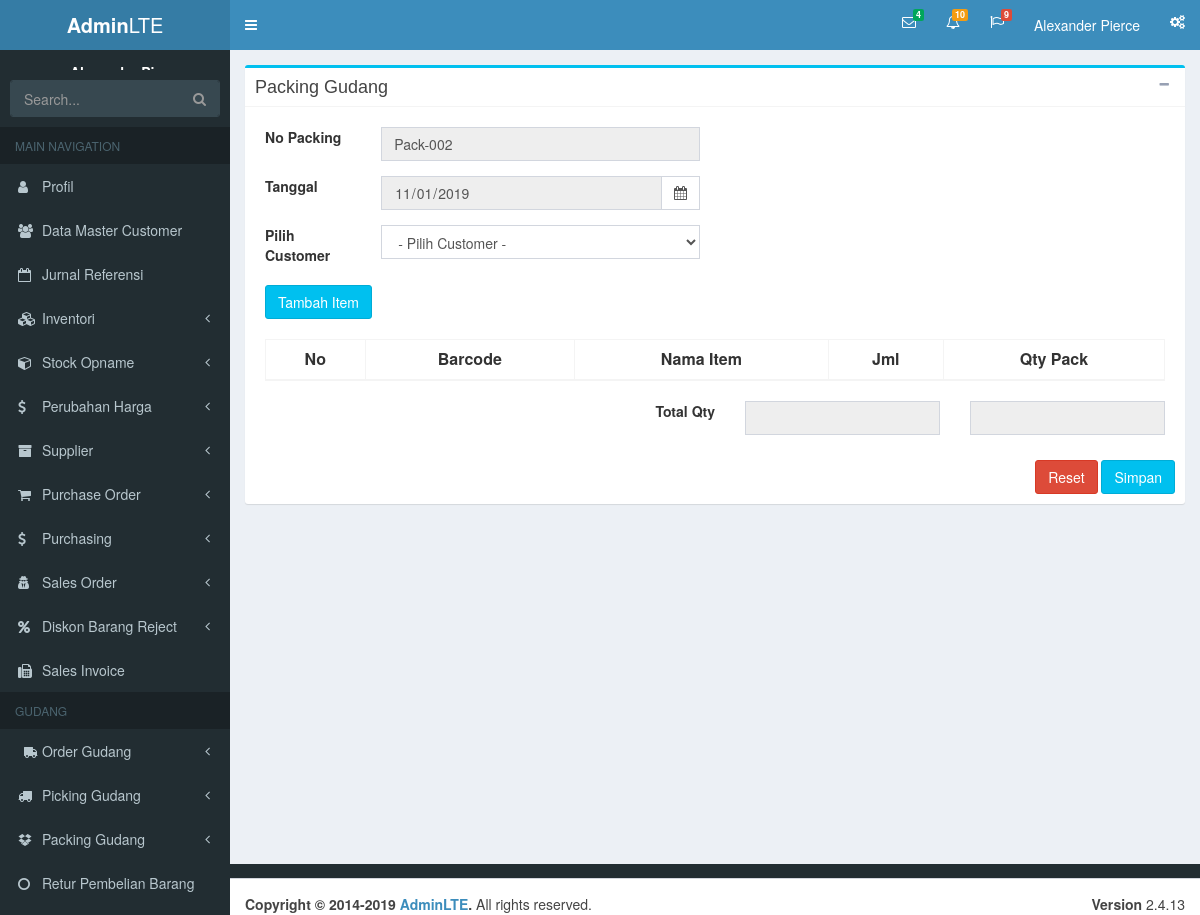
Before: /packing_gudang/input.php with the older database file.
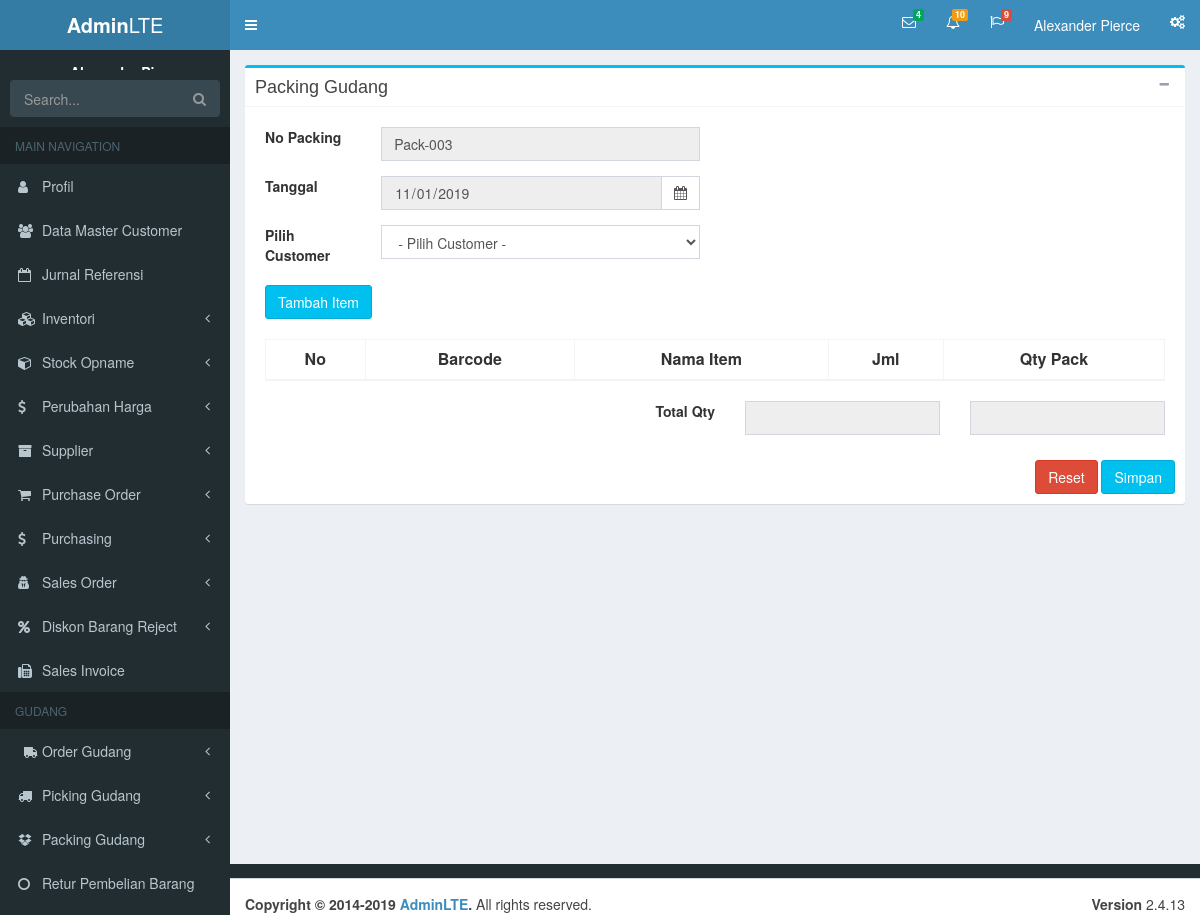
After: the same page with the newer database file.
### tables this page shows
CREATE TABLE `packing` (
  `nomor_packing` varchar(255) NOT NULL,
  `kode_customer` varchar(255) NOT NULL,
  `tanggal` date NOT NULL,
  `total` varchar(255) NOT NULL,
  `created_at` timestamp NOT NULL DEFAULT current_timestamp(),
  `updated_at` timestamp NULL DEFAULT NULL ON UPDATE current_timestamp()
);

### env.php (called while the page is built, shortened)
<?php
$host = "localhost";
$user = "root";
$password = "";
$dbname = "brasco_pusat";
$conn = mysqli_connect($host, $user, $password, $dbname);
function query($query)
{
  global $conn;
  $result = mysqli_query($conn, $query);
  $rows = [];
  while ($row = mysqli_fetch_assoc($result)) {
    $rows[] = $row;
  }
  return $rows;
}
function tambahId($id, $prefix)
{
  $id = intval(substr($id, -3));
  if ($id < 9) {
    $id = $prefix . '-00' . ++$id;
  } else if ($id == 9) {
    $id = $prefix . '-010';
  } else if ($id < 99) {
    $id = $prefix . '-0' . ++$id;
  } else if ($id == 99) {
    $id = $prefix . '-100';
  } else {
    $id = $prefix . '-' . ++$id;
  }
  return $id;
}

### packing_gudang/input.php (the view, shortened to what the changed rows need)
<?php
require '../env.php';
$query = query('SELECT * FROM packing ORDER BY nomor_packing DESC LIMIT 1');
if (!isset($query[0]['nomor_packing'])) {
    $nomor_pick = 'Pack-001';
} else {
    $nomor_pick = tambahId(strval($query[0]['nomor_packing']), 'Pack');
}
?>
<?php include('../templates/header.php') ?>
<form id="fo" class="form-horizontal" action="" method="POST">
    <div class="content-wrapper">
        <section class="content">
            <div class="box box-info">
                <div class="box-body">
                    <div class="row">
                        <div class="box-body">
                            <form method class="form-horizontal">
                                <div class="col-sm-6">
                                    <div class="form-group">
                                        <div class="col-xs-9">
                                            <input type="text" name="nomor_packing" class="form-control" value="<?= $nomor_pick ?>" readonly>
                                        </div>
                                    </div>
                                </div>
                            </form>
                        </div>
                    </div>
                    <div class="box-body">
                        <div class="table-responsive">
                            <table class="table table-bordered table-striped text-center">
                                <thead>
                                    <tr>
                                        <th>No</th>
                                        <th>Barcode</th>
                                        <th>Nama Item</th>
                                        <th>Jml</th>
                                        <th>Qty Pack</th>
                                    </tr>
                                </thead>
                            </table>
                        </div>
                    </div>
                </div>
            </div>
        </section>
    </div>
</form>
<?php include('../templates/footer.php') ?>

Changed rows visible on the page:
no longer on this page (row edited): packing: nomor_packing "Pack-002"
added packing: nomor_packing "Pack-003"
